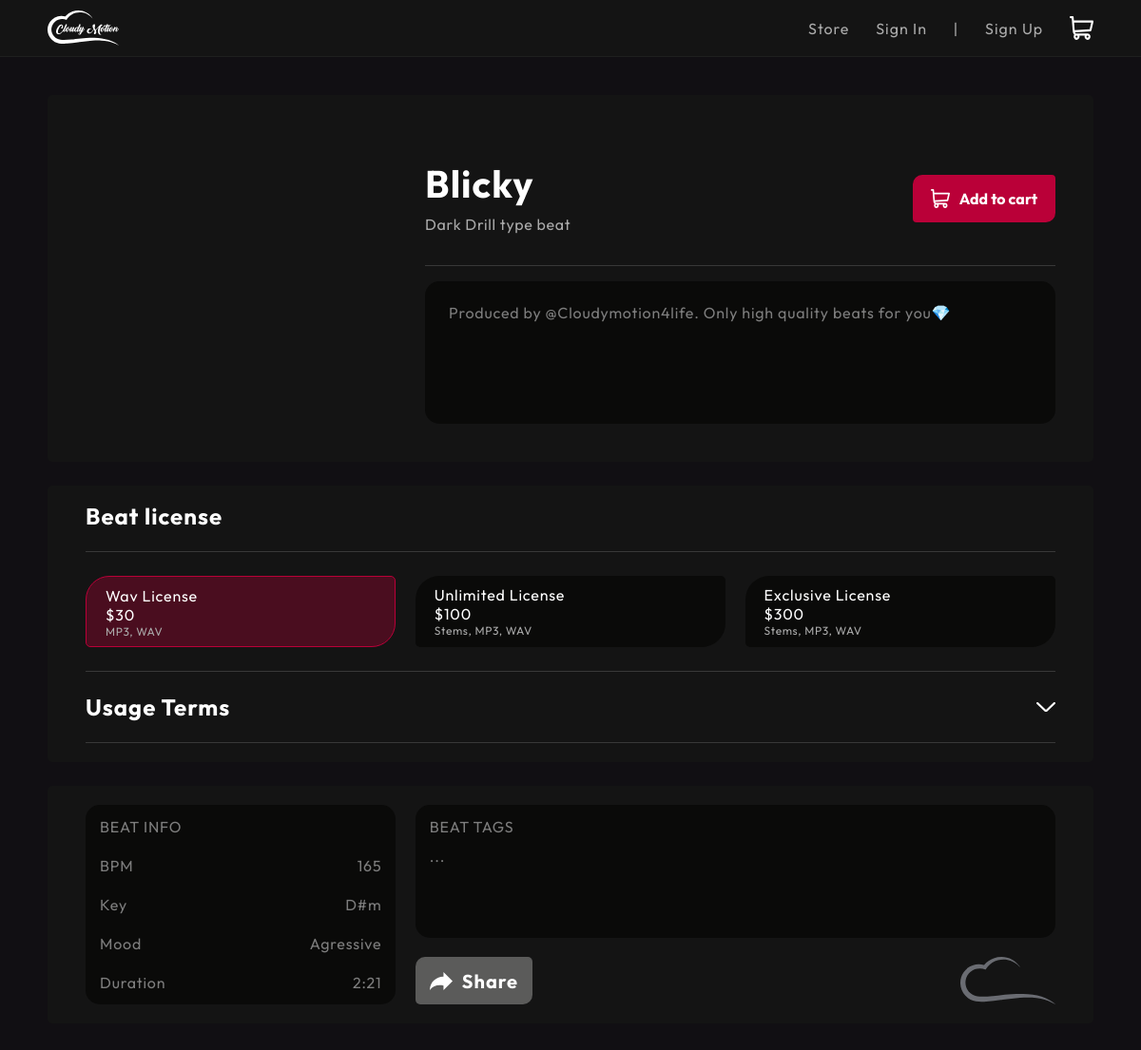
Page /store/55/ on the earlier database version.
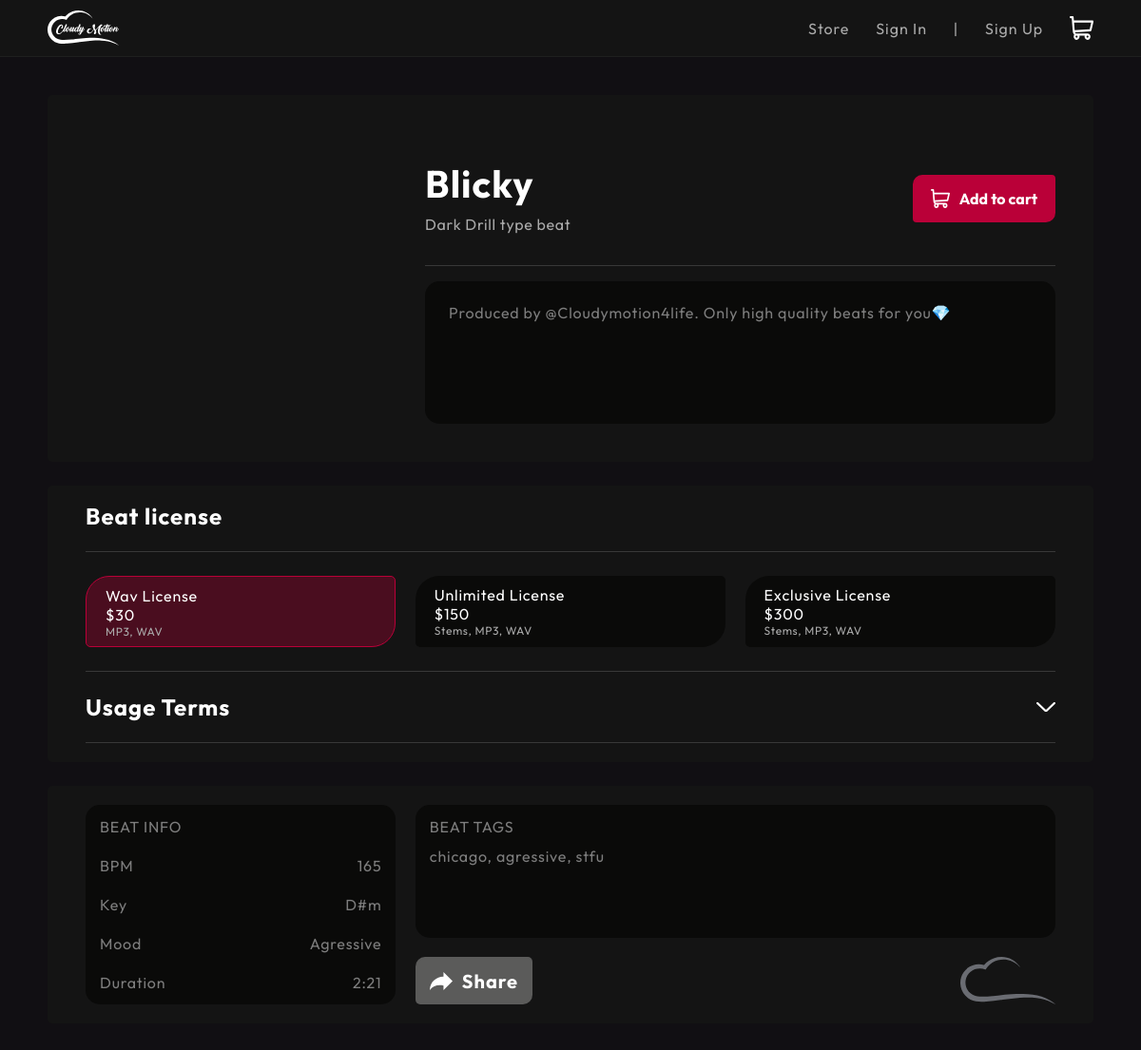
Same page on the later database version.
### cm_site/models.py (models this page shows, shortened)
class Tracks(models.Model):
    track_name = models.CharField('Track Name', unique=True, null=False, max_length=64)
    cover_art = models.ImageField("Cover Art", upload_to='uploads/')
    bpm = models.IntegerField('BPM', default=90)
    key = models.CharField('Key', unique=False, null=False, max_length=16)
    mood = models.ForeignKey(Moods, on_delete=models.CASCADE)
    duration = models.CharField('Duration', max_length=16, null=False)
    type_beat = models.CharField('Type Beat', unique=False, max_length=32, default="Unique", null=False)
    tags = models.ManyToManyField(Tags, blank=True)
    description = models.CharField('Track description', max_length=256, blank=False, unique=False, default='Produced by @Cloudymotion4life. Only high quality beats for you💎')
    priority = models.IntegerField('Track priority', blank=False, unique=False, default=0)
    mp3 = models.FileField('Mp3 File', upload_to='uploads/')
    waw_link = models.URLField('Link to wav license files', blank=True)
    unl_and_exc_link = models.URLField('Link to unlimited and exclusive license files', blank=True)
    class Meta:
        verbose_name = 'Track'
        verbose_name_plural = 'Tracks'

class Prices(models.Model):
    wav_license = models.IntegerField('Wav License $', default=30)
    unlimited_license = models.IntegerField('Unlimited License $', default=100)
    exclusive_license = models.IntegerField('Exclusive License $', default=300)
    class Meta:
        verbose_name = 'Price'
        verbose_name_plural = 'Prices'

class Moods(models.Model):
    mood = models.CharField('New mood', unique=True, max_length=32, null=False)
    def __str__(self) -> str:
        return self.mood
    class Meta:
        verbose_name = 'Mood'
        verbose_name_plural = 'Moods'

class Tags(models.Model):
    tag = models.CharField('Tag', unique=True, max_length=32)
    def __str__(self):
        return self.tag
    class Meta:
        verbose_name = 'Tag'
        verbose_name_plural = 'Tags'

### cm_site/views.py (the view)
# urls.py: path('store/<int:track_id>/', view=views.store_track, name='store_track'),
def store_track(request: WSGIRequest, track_id: int):
    track = get_object_or_404(Tracks, id=track_id)
    data = {
        'user': request.user,
        'id': track_id,
        'track': track,
        'prices': Prices.objects.all().first(),
        'basket': request.session.get('basket', None)
    }
    return render(request, 'cm_site/track.html', data)

### cm_site/templates/cm_site/track.html (shortened to what this page needs)
{% load static %}
<!DOCTYPE html>
<html lang="en">
    <head>
        <link rel="stylesheet" href="{% static 'cm_site/css/reset.css' %}">
        <link rel="stylesheet" href="{% static 'cm_site/css/font.css' %}">
        <link rel="stylesheet" href="{% static 'cm_site/css/track.css' %}">
        <link rel="stylesheet" href="{% static 'cm_site/css/track_a.css' %}">
        <link rel="stylesheet" href="{% static 'cm_site/css/font_fix.css' %}">
    </head>
    <body>
        <div class="wrapper">
            <header class="header">
                <div class="header__container">
                    <a href="{% url 'store' %}">
                        <div class="header__container-logo"></div>
                    </a>
                        {% if user.is_authenticated %}
                            <div class="header__container-navbar">
                                <a href="{% url 'not_developed' %}" class="navbar__link">
                                    <div class="navbar__link-home">Home</div>
                                </a>
                                <a href="{% url 'not_developed' %}" class="navbar__link">
                                    <div class="navbar__link-services">Services</div>
                                </a>
                                <a href="{% url 'store' %}" class="navbar__link">
                                    <div class="navbar__link-contacts">Store</div>
                                </a>
                                <a href="{% url 'account' %}" class="navbar__link navbar__link--svg">
                                    <div class="navbar__link-account"></div>
                                </a>
                                <a href="{% url 'cart' %}" class="navbar__link navbar__link--svg">
                                    <div class="navbar__link-basket" {% if basket %}style="background: url('../../static/cm_site/img/cartisnotempty.svg') no-repeat; background-size: cover;"{% endif %}></div>
                                </a>
                            </div>
                        {% else %}
                            <div class="header__container-navbar header__container-navbar--no">
                                <a href="{% url 'store' %}" class="navbar__link">
                                    <div class="navbar__link-home">Store</div>
                                </a>
                                <a href="{% url 'account_login' %}" class="navbar__link">
                                    <div class="navbar__link-singin">Sign In</div>
                                </a>
                                <div class="navbar__link navbar__link-sep">
                                    <div id="item1" class="navbar__link-sep">|</div>
                                </div>
                                <a href="{% url 'account_signup' %}" class="navbar__link">
                                    <div class="navbar__link-singup">Sign Up</div>
                                </a>
                                <a href="{% url 'cart' %}" class="navbar__link navbar__link--svg">
                                    <div class="navbar__link-basket" {% if basket %}style="background: url('../../static/cm_site/img/cartisnotempty.svg') no-repeat; background-size: cover;"{% endif %}></div>
                                </a>
                            </div>
                        {% endif %}
                </div>
            </header>
            <main class="main">
                <div class="main__container">
                    <div class="beat">
                        <div class="beat__intro">
                            <div style="width: 30%;">
                                <div class="beat__intro__cover" style="background: url('../../media/{{track.cover_art}}') no-repeat; background-size: cover;"></div>
                            </div>
                            <div class="beat__intro__data">
                                <div class="beat__intro__data_name">
                                    <div class="beat__intro__data_name-text">
                                        <div>{{track.track_name}}</div>
                                        <div>{{track.type_beat}} type beat</div>
                                    </div>
                                    <div class="beat__intro__data_name-btn">
                                        <button class="to_cart">
                                            <div></div>
                                            <div>Add to cart</div>
                                        </button>
                                    </div>
                                </div>
                                <div class="beat__intro__data_line"><div></div></div>
                                <div class="beat__intro__data_desc">{{track.description}}</div>
                            </div>
                        </div>
                        <div class="beat__license">
                            <h1>Beat license</h1>
                            <div class="line"></div>
                            <div class="beat__license__buttons">
                                <button class="wav active">
                                    <h1>Wav License</h1>
                                    <h1>${{prices.wav_license}}</h1>
                                    <h2>MP3, WAV</h2>
                                </button>
                                <button class="unl">
                                    <h1>Unlimited License</h1>
                                    <h1>${{prices.unlimited_license}}</h1>
                                    <h2>Stems, MP3, WAV</h2>
                                </button>
                                <button class="exc">
                                    <h1>Exclusive License</h1>
                                    <h1>${{prices.exclusive_license}}</h1>
                                    <h2>Stems, MP3, WAV</h2>
                                </button>
                            </div>
                            <div class="line"></div>
                            <div class="beat__license_usage_terms">
                                <div class="terms_panel">
                                    <h1>Usage Terms</h1>
                                    <button class="terms_btn"></button>
                                </div>
                            </div>
                            <div class="line"></div>
                        </div>
                        <div class="beat__data">
                            <div class="beat__data__info">
                                <h1>BEAT INFO</h1>
                                <div class="bpm">
                                    <h1>BPM</h1>
                                    <h1>{{track.bpm}}</h1>
                                </div>
                                <div class="key">
                                    <h1>Key</h1>
                                    <h1>{{track.key}}</h1>
                                </div>
                                <div class="mood">
                                    <h1>Mood</h1>
                                    <h1>{{track.mood}}</h1>
                                </div>
                                <div class="duration">
                                    <h1>Duration</h1>
                                    <h1>{{track.duration}}</h1>
                                </div>
                            </div>
                            <div class="beat__data__tags_and_share">
                                <div class="tags">
                                    <h1>BEAT TAGS</h1>
                                    <h1>
                                        {% if track.tags.all %}
                                            {% for tag in track.tags.all %}
                                                {{tag}}{% if not forloop.last %},{% endif %}
                                            {% endfor %}
                                        {% else %}
                                            ...
                                        {% endif %}
                                    </h1>
                                </div>
                                <div class="share_and_ico">
                                    <button class="share" id="copyButton">
                                        <div></div>
                                        <h1>Share</h1>
                                    </button>
                                    <div class="ico"></div>
                                </div>
                            </div>
                        </div>
                    </div>
                </div>
            </main>
        </div>
    </body>
</html>

Differences in the rows shown:
changed Prices: unlimited_license "100" → "150"
now on this page (row unchanged): Tags: tag "chicago"
now on this page (row edited): Tags: tag "agressive"
now on this page (row unchanged): Tags: tag "stfu"
